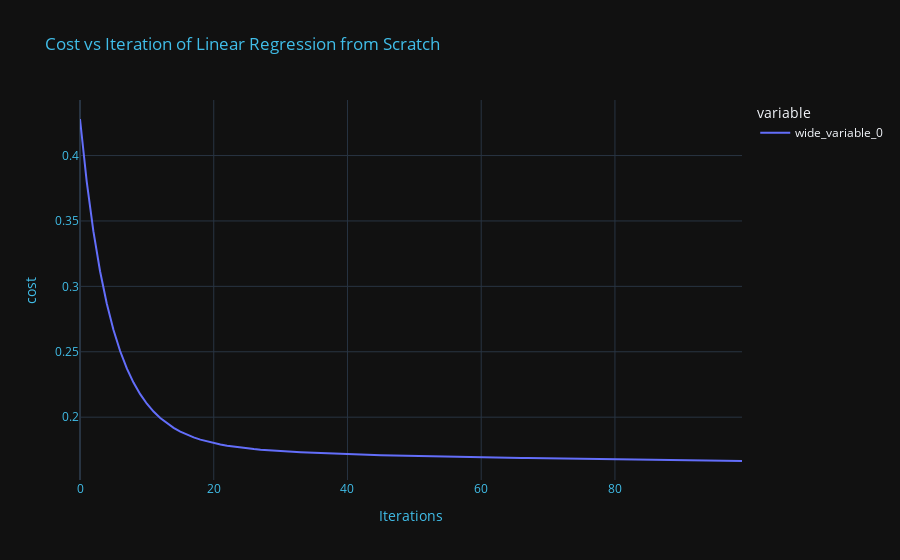

The cell this chart's notebook holds for it:
### Code cell
fig = px.line(y=[costs],title="Cost vs Iteration of Linear Regression from Scratch",template="plotly_dark")
fig.update_layout(
    title_font_color="#41BEE9", 
    xaxis=dict(color="#41BEE9",title="Iterations"), 
    yaxis=dict(color="#41BEE9",title="cost")
) 

fig.show()

### Figure 1 — Plotly figure (JSON) as saved in the notebook; plotly's stock layout.template omitted (floating-point values rounded to 4 significant figures)
{"data": [{"hovertemplate": "variable=wide_variable_0<br>index=%{x}<br>value=%{y}<extra></extra>", "legendgroup": "wide_variable_0", "line": {"color": "#636efa", "dash": "solid"}, "marker": {"symbol": "circle"}, "mode": "lines", "name": "wide_variable_0", "orientation": "v", "showlegend": true, "type": "scatter", "x": [0, 1, 2, 3, 4, 5, 6, 7, 8, 9, 10, 11, 12, 13, 14, 15, 16, 17, 18, 19, 20, 21, 22, 23, 24, 25, 26, 27, 28, 29, 30, 31, 32, 33, 34, 35, 36, 37, 38, 39, 40, 41, 42, 43, 44, 45, 46, 47, 48, 49, 50, 51, 52, 53, 54, 55, 56, 57, 58, 59, 60, 61, 62, 63, 64, 65, 66, 67, 68, 69, 70, 71, 72, 73, 74, 75, 76, 77, 78, 79, 80, 81, 82, 83, 84, 85, 86, 87, 88, 89, 90, 91, 92, 93, 94, 95, 96, 97, 98, 99], "xaxis": "x", "y": [0.428, 0.3803, 0.3422, 0.3116, 0.2869, 0.2668, 0.2506, 0.2373, 0.2264, 0.2176, 0.2103, 0.2043, 0.1993, 0.1952, 0.1918, 0.1889, 0.1865, 0.1845, 0.1828, 0.1814, 0.1802, 0.1791, 0.1782, 0.1774, 0.1767, 0.1761, 0.1756, 0.1751, 0.1747, 0.1743, 0.174, 0.1737, 0.1734, 0.1731, 0.1729, 0.1727, 0.1725, 0.1723, 0.1721, 0.1719, 0.1717, 0.1716, 0.1714, 0.1713, 0.1711, 0.171, 0.1708, 0.1707, 0.1706, 0.1705, 0.1703, 0.1702, 0.1701, 0.17, 0.1699, 0.1698, 0.1697, 0.1696, 0.1695, 0.1694, 0.1693, 0.1692, 0.1691, 0.1691, 0.169, 0.1689, 0.1688, 0.1687, 0.1686, 0.1685, 0.1685, 0.1684, 0.1683, 0.1682, 0.1682, 0.1681, 0.168, 0.1679, 0.1679, 0.1678, 0.1677, 0.1677, 0.1676, 0.1675, 0.1674, 0.1674, 0.1673, 0.1672, 0.1672, 0.1671, 0.167, 0.167, 0.1669, 0.1669, 0.1668, 0.1667, 0.1667, 0.1666, 0.1665, 0.1665], "yaxis": "y"}], "layout": {"legend": {"title": {"text": "variable"}, "tracegroupgap": 0}, "title": {"font": {"color": "#41BEE9"}, "text": "Cost vs Iteration of Linear Regression from Scratch"}, "xaxis": {"anchor": "y", "color": "#41BEE9", "domain": [0, 1], "title": {"text": "Iterations"}}, "yaxis": {"anchor": "x", "color": "#41BEE9", "domain": [0, 1], "title": {"text": "cost"}}}}
